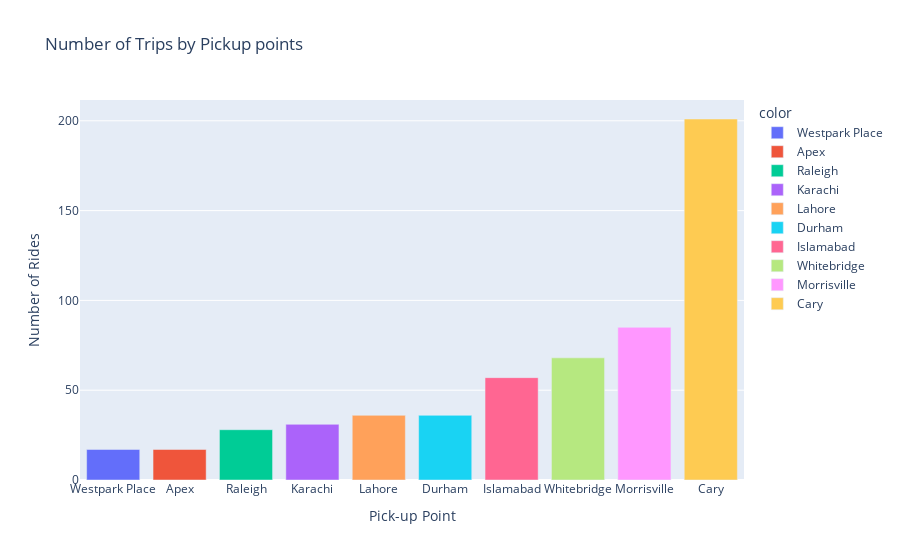

Here is the notebook cell this chart was saved with:
### Code cell
filtered_df = df[df['start'] != "Unknown Location"]
dfx = filtered_df[ 'start' ].value_counts().nlargest(10).sort_values(ascending=True)
fig = px.bar(
    filtered_df,
    x=dfx.keys(),y=dfx,
    color=dfx.keys(),
    title='Number of Trips by Pickup points'
)
fig.update_layout(xaxis_title='Pick-up Point', yaxis_title='Number of Rides')
fig.show()

### Figure 1 — Plotly figure (JSON) as saved in the notebook; plotly's stock layout.template omitted (floating-point values rounded to 4 significant figures)
{"data": [{"alignmentgroup": "True", "hovertemplate": "color=Westpark Place<br>x=%{x}<br>y=%{y}<extra></extra>", "legendgroup": "Westpark Place", "marker": {"color": "#636efa", "pattern": {"shape": ""}}, "name": "Westpark Place", "offsetgroup": "Westpark Place", "orientation": "v", "showlegend": true, "textposition": "auto", "type": "bar", "x": ["Westpark Place"], "xaxis": "x", "y": [17], "yaxis": "y"}, {"alignmentgroup": "True", "hovertemplate": "color=Apex<br>x=%{x}<br>y=%{y}<extra></extra>", "legendgroup": "Apex", "marker": {"color": "#EF553B", "pattern": {"shape": ""}}, "name": "Apex", "offsetgroup": "Apex", "orientation": "v", "showlegend": true, "textposition": "auto", "type": "bar", "x": ["Apex"], "xaxis": "x", "y": [17], "yaxis": "y"}, {"alignmentgroup": "True", "hovertemplate": "color=Raleigh<br>x=%{x}<br>y=%{y}<extra></extra>", "legendgroup": "Raleigh", "marker": {"color": "#00cc96", "pattern": {"shape": ""}}, "name": "Raleigh", "offsetgroup": "Raleigh", "orientation": "v", "showlegend": true, "textposition": "auto", "type": "bar", "x": ["Raleigh"], "xaxis": "x", "y": [28], "yaxis": "y"}, {"alignmentgroup": "True", "hovertemplate": "color=Karachi<br>x=%{x}<br>y=%{y}<extra></extra>", "legendgroup": "Karachi", "marker": {"color": "#ab63fa", "pattern": {"shape": ""}}, "name": "Karachi", "offsetgroup": "Karachi", "orientation": "v", "showlegend": true, "textposition": "auto", "type": "bar", "x": ["Karachi"], "xaxis": "x", "y": [31], "yaxis": "y"}, {"alignmentgroup": "True", "hovertemplate": "color=Lahore<br>x=%{x}<br>y=%{y}<extra></extra>", "legendgroup": "Lahore", "marker": {"color": "#FFA15A", "pattern": {"shape": ""}}, "name": "Lahore", "offsetgroup": "Lahore", "orientation": "v", "showlegend": true, "textposition": "auto", "type": "bar", "x": ["Lahore"], "xaxis": "x", "y": [36], "yaxis": "y"}, {"alignmentgroup": "True", "hovertemplate": "color=Durham<br>x=%{x}<br>y=%{y}<extra></extra>", "legendgroup": "Durham", "marker": {"color": "#19d3f3", "pattern": {"shape": ""}}, "name": "Durham", "offsetgroup": "Durham", "orientation": "v", "showlegend": true, "textposition": "auto", "type": "bar", "x": ["Durham"], "xaxis": "x", "y": [36], "yaxis": "y"}, {"alignmentgroup": "True", "hovertemplate": "color=Islamabad<br>x=%{x}<br>y=%{y}<extra></extra>", "legendgroup": "Islamabad", "marker": {"color": "#FF6692", "pattern": {"shape": ""}}, "name": "Islamabad", "offsetgroup": "Islamabad", "orientation": "v", "showlegend": true, "textposition": "auto", "type": "bar", "x": ["Islamabad"], "xaxis": "x", "y": [57], "yaxis": "y"}, {"alignmentgroup": "True", "hovertemplate": "color=Whitebridge<br>x=%{x}<br>y=%{y}<extra></extra>", "legendgroup": "Whitebridge", "marker": {"color": "#B6E880", "pattern": {"shape": ""}}, "name": "Whitebridge", "offsetgroup": "Whitebridge", "orientation": "v", "showlegend": true, "textposition": "auto", "type": "bar", "x": ["Whitebridge"], "xaxis": "x", "y": [68], "yaxis": "y"}, {"alignmentgroup": "True", "hovertemplate": "color=Morrisville<br>x=%{x}<br>y=%{y}<extra></extra>", "legendgroup": "Morrisville", "marker": {"color": "#FF97FF", "pattern": {"shape": ""}}, "name": "Morrisville", "offsetgroup": "Morrisville", "orientation": "v", "showlegend": true, "textposition": "auto", "type": "bar", "x": ["Morrisville"], "xaxis": "x", "y": [85], "yaxis": "y"}, {"alignmentgroup": "True", "hovertemplate": "color=Cary<br>x=%{x}<br>y=%{y}<extra></extra>", "legendgroup": "Cary", "marker": {"color": "#FECB52", "pattern": {"shape": ""}}, "name": "Cary", "offsetgroup": "Cary", "orientation": "v", "showlegend": true, "textposition": "auto", "type": "bar", "x": ["Cary"], "xaxis": "x", "y": [201], "yaxis": "y"}], "layout": {"barmode": "relative", "legend": {"title": {"text": "color"}, "tracegroupgap": 0}, "title": {"text": "Number of Trips by Pickup points"}, "xaxis": {"anchor": "y", "domain": [0, 1], "title": {"text": "Pick-up Point"}}, "yaxis": {"anchor": "x", "domain": [0, 1], "title": {"text": "Number of Rides"}}}}
